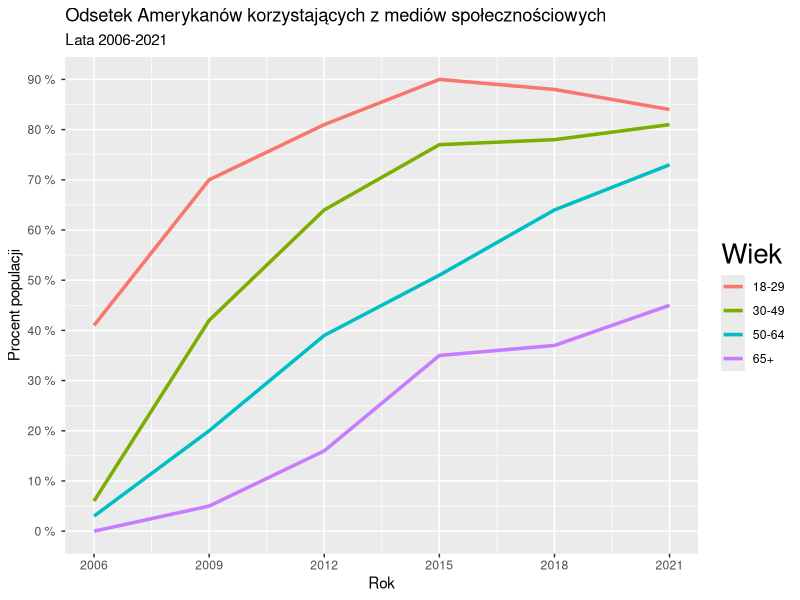

The R script that drew this image:
## ---- chunk 1
library("ggplot2")
library("dplyr")
library("tidyverse")
## ---- chunk 2
# Tworzymy ramke danych na podstawie wykresu
years <- c(2006, 2009, 2012, 2015, 2018, 2021)
ayoung <- c(41, 70, 81, 90, 88, 84)
mid <- c(6, 42, 64, 77, 78, 81)
older <- c(3, 20, 39, 51, 64, 73)
oldest <- c(0, 5, 16, 35, 37, 45)

frame <- data.frame(years, ayoung, mid, older, oldest)

# Przygotowujemy dane pod ggplota
df <-  frame %>%
  gather(key = "variable", value = "value", -years)

#Tworzymy wykres
ggplot(df, aes(x = years, y = value)) + 
  geom_line(aes(color = variable),size=1.2) + 
  scale_color_hue(labels = c("18-29", "30-49","50-64","65+"))+
  scale_x_continuous(breaks = c(2006, 2009, 2012, 2015, 2018, 2021))+
  scale_y_continuous(breaks = seq(0, 100, by=10),
                     labels = paste(seq(0, 100, by=10),"% "))+
  labs(title = "Odsetek Amerykanów korzystających z mediów społecznościowych",
       subtitle = "Lata 2006-2021",
       x = "Rok",
       y = "Procent populacji",
       color = "Wiek")+
  theme(legend.position = "right",
        legend.title = element_text(size = 20))
